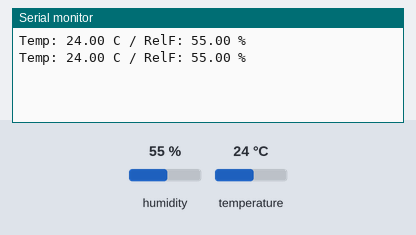
Recording of a sketch running on a simulated Arduino Uno, built with avr-gcc and run on an emulated ATmega328P. Shown: the last lines printed to the serial monitor. Inputs (shaded band) come from the test bench; at power-on: humidity 55 %, temperature 24 °C.

Above: at 2.8 s.
2.9 s: humidity set to 22 %
At 5.3 s:
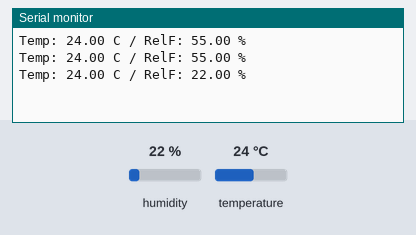
5.6 s: temperature set to 12 °C
At 6.7 s:
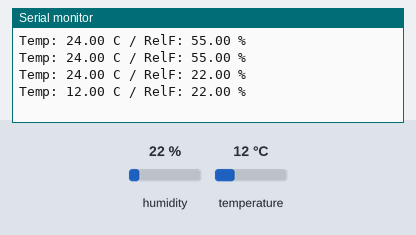
8.3 s: humidity set to 40 %
At 11.5 s:
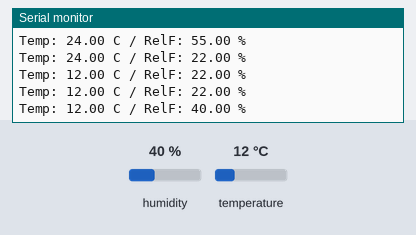
Timing chart, 0 to 13.0 s (numbered marks = the images above; inputs shaded):
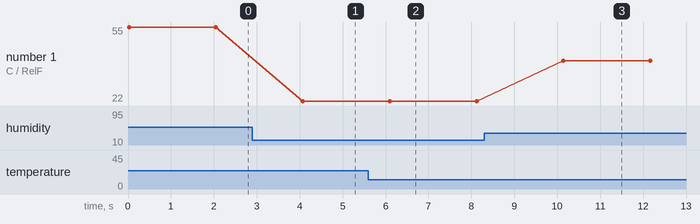

The sketch:

temperaturesensor.ino
```cpp
#include <dht11.h>

int DHT11PIN = 2;            //Signal 이 연결된 아두이노의 핀번호

dht11 DHT11;

void setup()
{
  Serial.begin(9600);  //시리얼 통신속도 설정
}

void loop()
{
  int chk = DHT11.read(DHT11PIN);

  Serial.print("Temp: ");
  Serial.print((float)DHT11.temperature);
  Serial.print(" C ");

  Serial.print("/ RelF: ");
  Serial.print((float)DHT11.humidity);
  Serial.print(" %");

  Serial.println();

  delay(2000);
}
```

Measured:
- after the input at 2.9 s, the serial monitor: prints a new line after 1.2 s (image 1)
- after the input at 5.6 s, the serial monitor: prints a new line after 0.50 s (image 2)
- after the input at 8.3 s, the serial monitor: prints a new line after 1.8 s (image 3)
- plotted number 1: 55 → 22 after the input at 2.9 s, 22 → 40 after the input at 8.3 s
